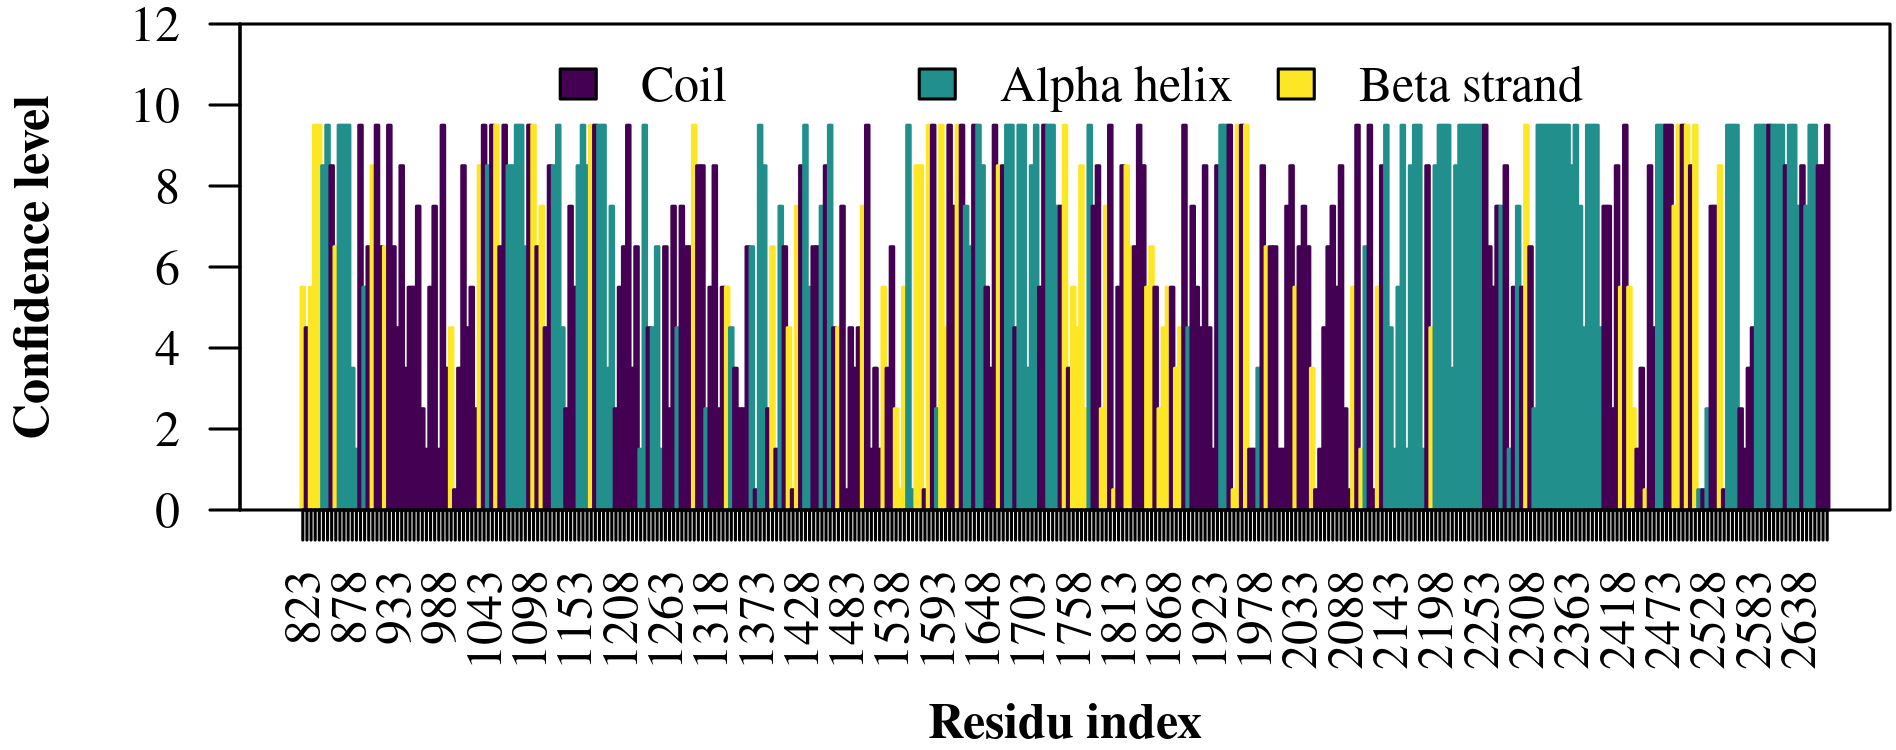

Write R code to recreate this figure.
rm(list = ls())

library("viridis")

ss <- t(read.csv("PSIPRED/psipred.csv", header = FALSE))[, 1]
conf <- t(read.csv("PSIPRED/psipred.csv", header = FALSE))[, 2]
v_col <- viridis(3)

png("PSIPRED/psipred.png", width = 13, height = 5, units = "in", res = 200)

par(family = "Times")

RESOLUTION <- 5
AMP_REDUCTOR <- 1

filter <- seq_len(length(ss)) %% RESOLUTION == 0

barplot(
    conf[filter] / AMP_REDUCTOR + 0.5,
    col = v_col[ss + 1][filter],
    border = v_col[ss + 1][filter],
    ylim = c(0, 12),
    xlab = "",
    names.arg = (seq_len(length(ss)) + 818)[filter],
    axis.lty = 1,
    las = 2
)

box()

mtext("Residu index", font = 2, side = 1, line = 3)
mtext("Confidence level", font = 2, side = 2, line = 3)

legend(
    "top",
    legend = c("Coil", "Alpha helix", "Beta strand"),
    fill = v_col,
    horiz = TRUE,
    bty = "n"
)

dev.off()
